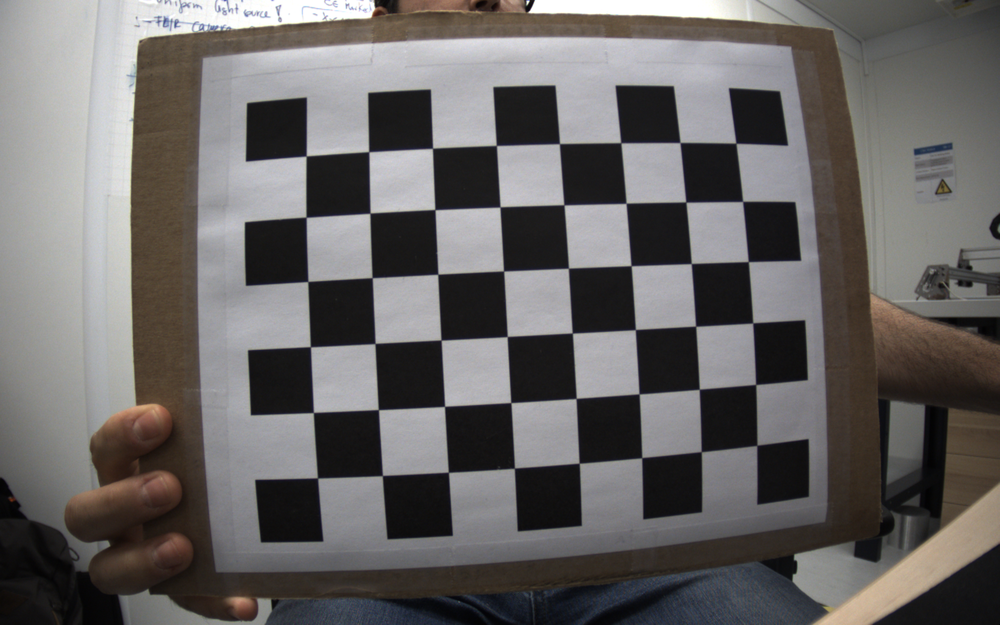
#> input picture camera_calibration/raspicam/imgs/chessboard/1.png, 1000 x 625 px, shrunk from 1920 x 1200 before the run; its folder holds only this picture in this run
$ python camera_calibration.py
#> lines starting #> are read from the running program, lines starting #| are printed output that depends on the picture
# Calibrates camera according to image series in folder (see images var)

import numpy as np
import cv2
import glob
import yaml

# square size in mm
square_size = 25
# chessboard size -- N.B. outside corners!
chess_rows = 6
chess_columns = 8
# termination criteria
criteria = (cv2.TERM_CRITERIA_EPS +
            cv2.TERM_CRITERIA_MAX_ITER, square_size, 0.001)

# prepare object points, like (0,0,0), (1,0,0), (2,0,0) ....,(6,5,0)
objp = np.zeros((chess_rows*chess_columns, 3), np.float32)
objp[:, :2] = np.mgrid[0:chess_columns, 0:chess_rows].T.reshape(-1, 2)
print("Object points prepared")
# Arrays to store object points and image points from all the images.
objpoints = []  # 3d point in real world space
imgpoints = []  # 2d points in image plane.
images = glob.glob('*.png')
print(str(len(images)) + " images found")

for i in range(len(images)):
    print(images[i])

for fname in images:
    img = cv2.imread(fname)
#> img is the input picture: shape (625, 1000, 3); mean B, G, R 100.7, 101.6, 104.5
    cv2.imshow('img', img)
    gray = cv2.cvtColor(img, cv2.COLOR_BGR2GRAY)
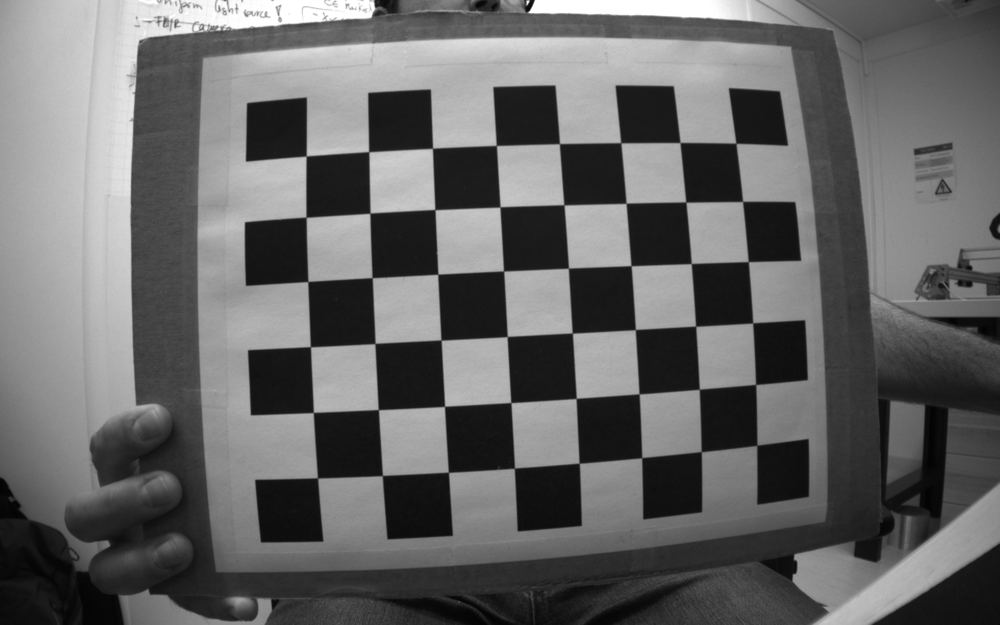
#> gray: shape (625, 1000); min 2, max 255, mean 102.4
    # Find the chess board corners
    ret, corners = cv2.findChessboardCorners(
    gray, (chess_columns, chess_rows), None)
#> ret = True; corners = 48 rows, first 8: [306.2, 156], [368.7, 151.6], [432.4, 148.3], [496.4, 145.5], [559.5, 143.6], [620.8, 142.7], [680, 142.5], [736, 143.3]
    # If found, add object points, image points (after refining them)
    if ret == True:
        objpoints.append(objp)
        corners2 = cv2.cornerSubPix(
            gray, corners, (11, 11), (-1, -1), criteria)
#> corners2 = 48 rows, first 8: [306.2, 156], [368.8, 151.7], [432.5, 148.3], [496.3, 145.4], [559.4, 143.6], [620.8, 142.7], [680, 142.5], [735.9, 143.2]
        imgpoints.append(corners)
        # Draw and display the corners
        img = cv2.drawChessboardCorners(
            img, (chess_columns, chess_rows), corners, ret)
        cv2.drawChessboardCorners(
            img, (chess_columns, chess_rows), corners2, ret)
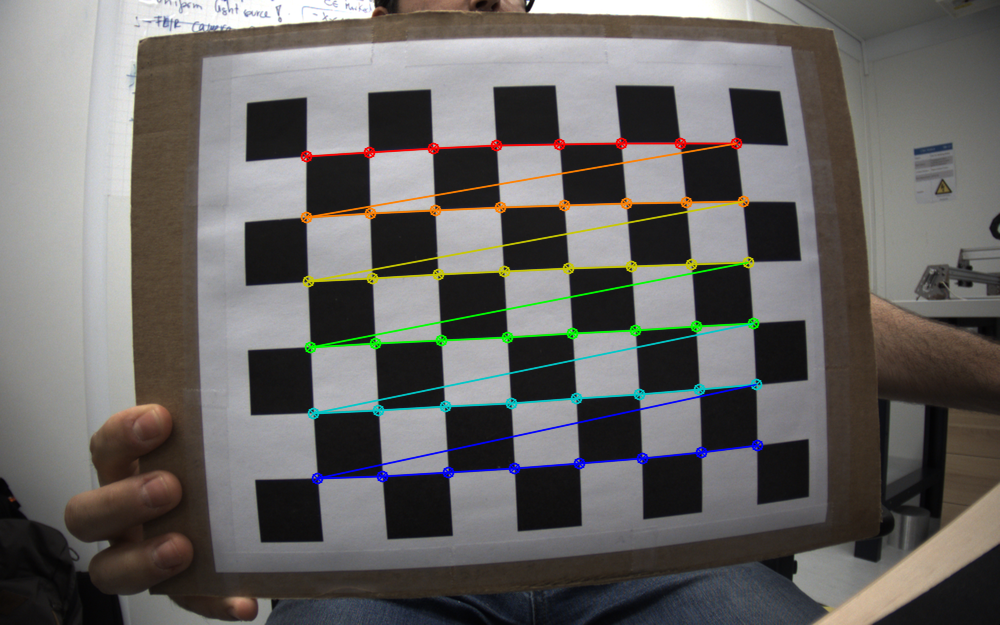
#> img: shape (625, 1000, 3); mean B, G, R 100.4, 102.4, 104.8
        cv2.imshow('img', img)
        cv2.imwrite('processed_' + fname, img)
        print("Image " + fname + " is being processed")
ret, mtx, dist, rvecs, tvecs = cv2.calibrateCamera(
    objpoints, imgpoints, gray.shape[::-1], None, None)
#> ret = 0.287; mtx = [[466.5, 0, 462.9], [0, 453.3, 201.2], [0, 0, 1]]; dist = [[-0.102, -0.0331, 0.0333, 0.0067, -0.000649]]; rvecs = ([-0.0324, -0.0388, -0.0466],); tvecs = ([-2.47, -0.769, 7.13],)

# It's very important to transform the matrix to list.
data = {'camera_matrix': np.asarray(
    mtx).tolist(), 'dist_coeff': np.asarray(dist).tolist()}
#> data = {'camera_matrix': [[466.5, 0, 462.9], [0, 453.3, 201.2], [0, 0, 1]], 'dist_coeff': [[-0.102, -0.0331, 0.0333, 0.0067, -0.000649]]}

with open("calibration.yaml", "w") as f:
    yaml.dump(data, f)

$ run again, on camera_calibration/raspicam/imgs/chessboard/4.png
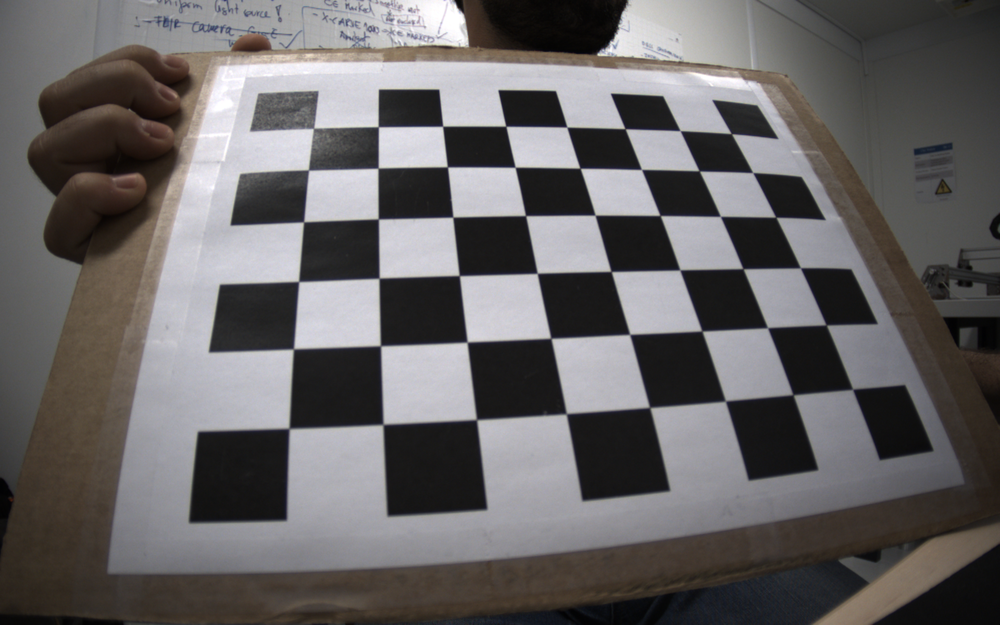
#> input picture camera_calibration/raspicam/imgs/chessboard/4.png, 1000 x 625 px, shrunk from 1920 x 1200 before the run
#> img is the input picture: shape (625, 1000, 3); mean B, G, R 99.9, 99.4, 102.3
#> `ret, corners = cv2.findChessboardCorners( gray, (chess_columns, chess_..`: ret = True; corners = 48 rows, first 8: [333, 132], [378.3, 126.7], [442.6, 126.3], [505.8, 126.3], [566.9, 127], [625, 128.6], [680.1, 130.6], [731.4, 133.7]
#> corners2 = 48 rows, first 8: [333, 132], [378.3, 126.7], [442.6, 126.3], [505.8, 126.2], [566.8, 127.1], [625.1, 128.7], [680.1, 130.7], [731.3, 133.7]
#> `cv2.drawChessboardCorners( img, (chess_columns, chess_rows), corners2,..`:
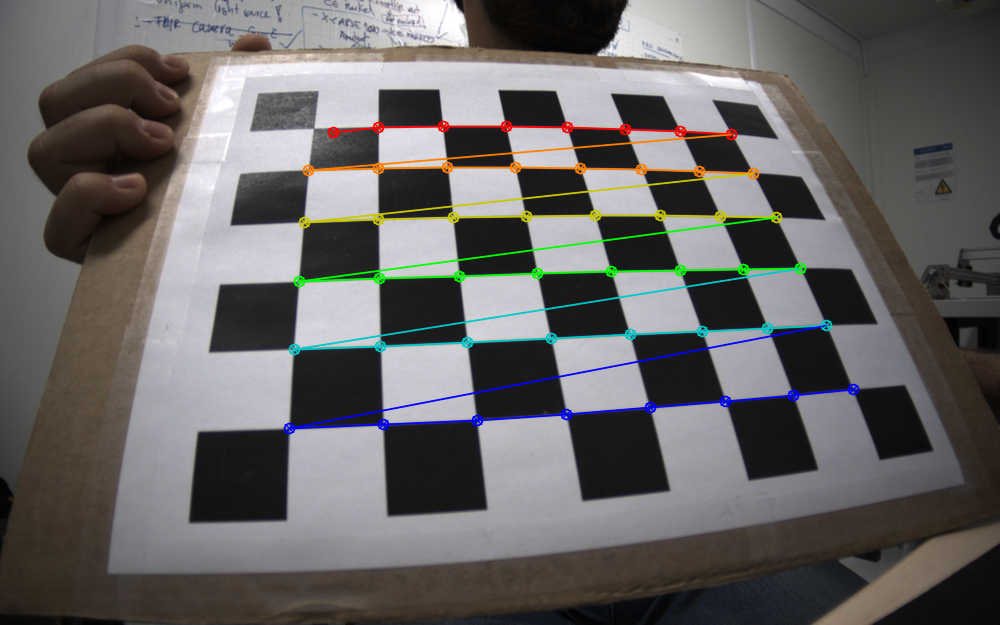
#> img: shape (625, 1000, 3); mean B, G, R 99.4, 100.1, 102.1
#> `ret, mtx, dist, rvecs, tvecs = cv2.calibrateCamera( objpoints, imgpoin..`: ret = 1.9; mtx = [[681.9, 0, 564.7], [0, 739.6, 346.7], [0, 0, 1]]; dist = [[-0.905, 6.68, -0.00692, -0.00308, -19.42]]; rvecs = ([-0.655, -0.223, -0.126],); tvecs = ([-3.82, -3.11, 9.67],)
#> data = {'camera_matrix': [[681.9, 0, 564.7], [0, 739.6, 346.7], [0, 0, 1]], 'dist_coeff': [[-0.905, 6.68, -0.00692, -0.00308, -19.42]]}

$ run again, on camera_calibration/raspicam/imgs/chessboard/5.png
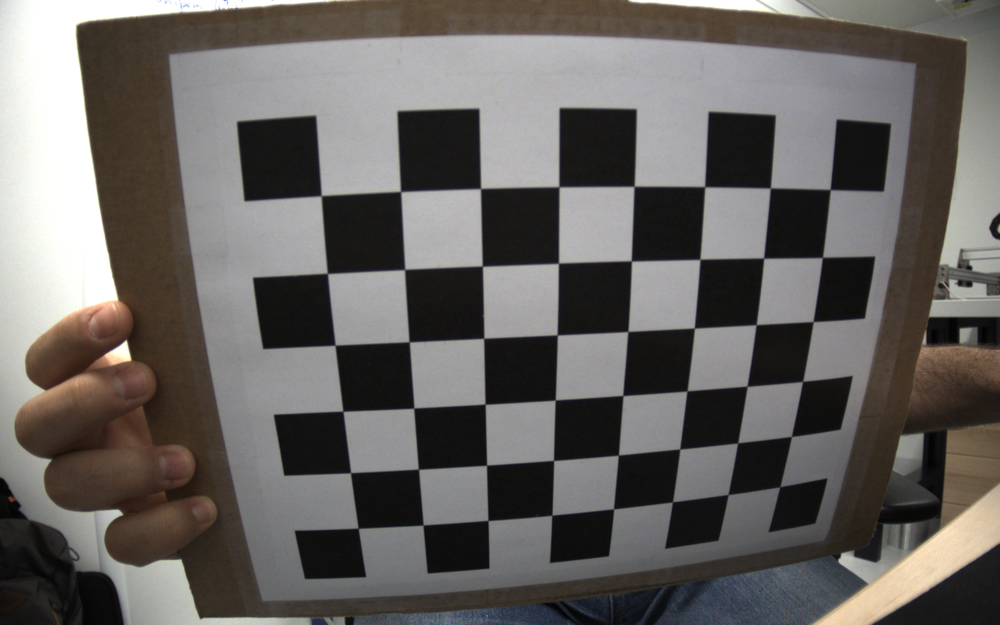
#> input picture camera_calibration/raspicam/imgs/chessboard/5.png, 1000 x 625 px, shrunk from 1920 x 1200 before the run
#> img is the input picture: shape (625, 1000, 3); mean B, G, R 97.1, 99.9, 103.4
#> `gray = cv2.cvtColor(img, cv2.COLOR_BGR2GRAY)`:
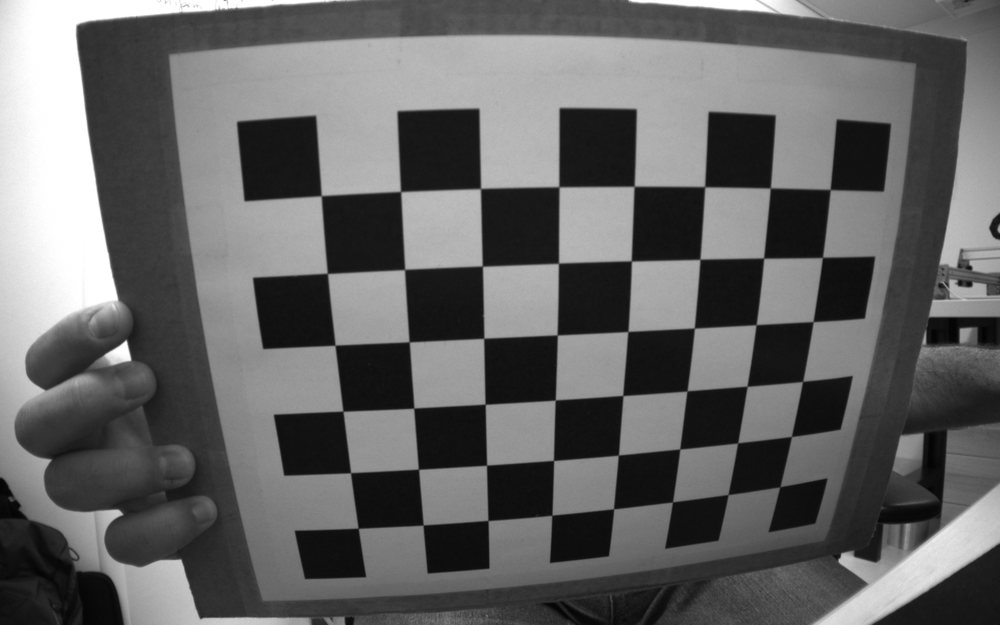
#> gray: shape (625, 1000); min 3, max 255, mean 100.6
#> `ret, corners = cv2.findChessboardCorners( gray, (chess_columns, chess_..`: ret = True; corners = 48 rows, first 8: [321.2, 195.7], [400.6, 191.5], [480.5, 188.5], [558.9, 186.7], [634.2, 186.4], [704.7, 186.6], [770.4, 188], [830.4, 189.5]
#> corners2 = 48 rows, first 8: [321.2, 195.7], [400.6, 191.5], [480.5, 188.5], [558.9, 186.8], [634.1, 186.3], [704.7, 186.7], [770.3, 188], [830.2, 189.5]
#> `cv2.drawChessboardCorners( img, (chess_columns, chess_rows), corners2,..`:
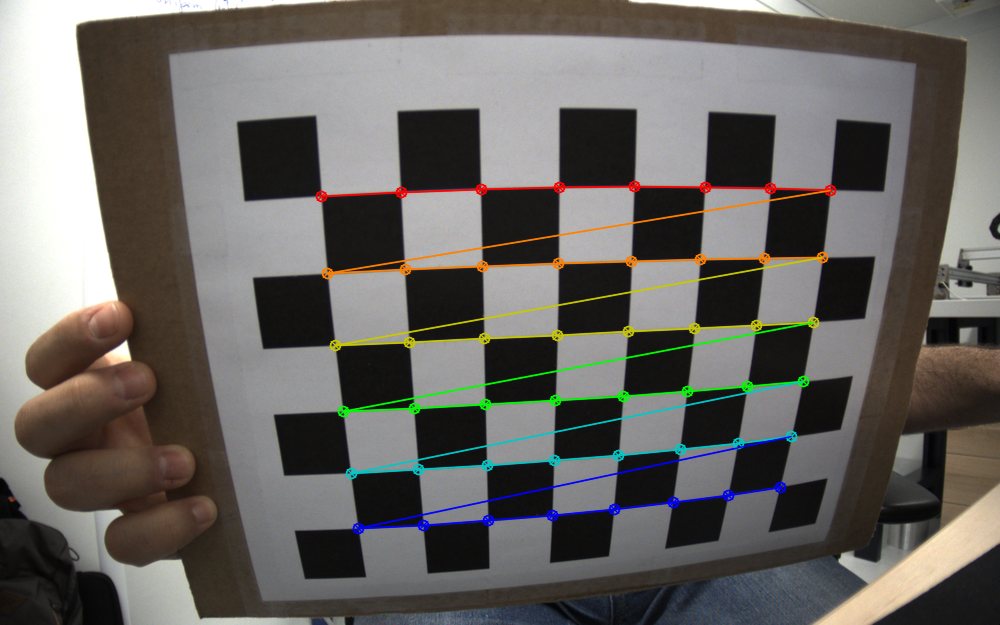
#> img: shape (625, 1000, 3); mean B, G, R 97, 101, 104
#> `ret, mtx, dist, rvecs, tvecs = cv2.calibrateCamera( objpoints, imgpoin..`: ret = 0.489; mtx = [[452.9, 0, 455.6], [0, 426.3, 373.9], [0, 0, 1]]; dist = [[-0.114, -0.021, -0.0117, 0.0118, 0.0234]]; rvecs = ([0.248, -0.0801, -0.0473],); tvecs = ([-1.69, -2.33, 5.45],)
#> data = {'camera_matrix': [[452.9, 0, 455.6], [0, 426.3, 373.9], [0, 0, 1]], 'dist_coeff': [[-0.114, -0.021, -0.0117, 0.0118, 0.0234]]}

$ run again, on camera_calibration/raspicam/imgs/chessboard/6.png
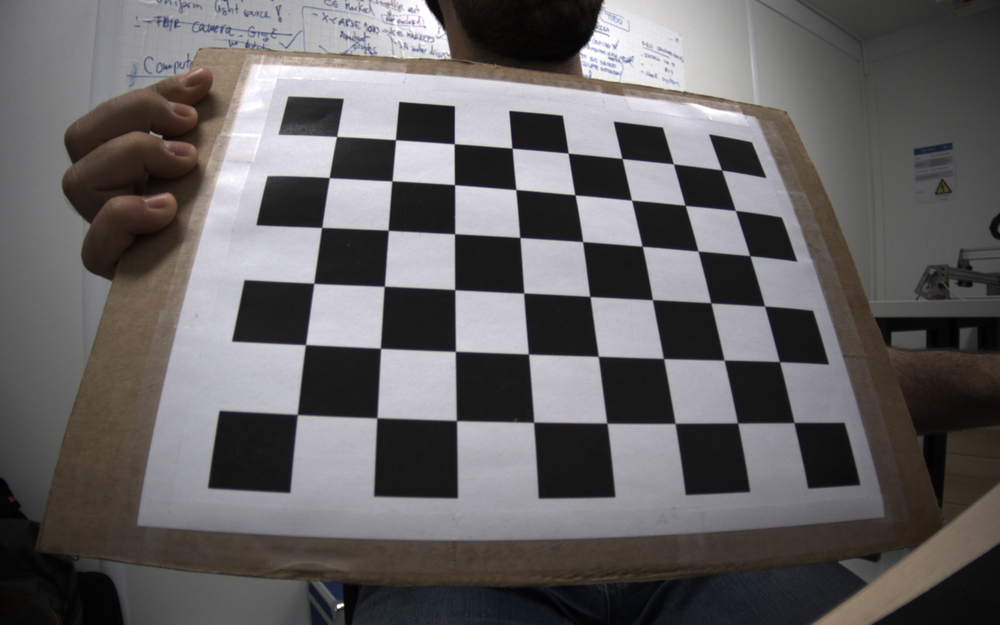
#> input picture camera_calibration/raspicam/imgs/chessboard/6.png, 1000 x 625 px, shrunk from 1920 x 1200 before the run
#> img is the input picture: shape (625, 1000, 3); mean B, G, R 98.9, 97.8, 100.6
#> `ret, corners = cv2.findChessboardCorners( gray, (chess_columns, chess_..`: ret = True; corners = 48 rows, first 8: [336.6, 136.5], [395.5, 139.7], [454.3, 143.7], [512, 148.2], [568.2, 153.1], [622, 158.5], [673.4, 164], [721.5, 170]
#> corners2 = 48 rows, first 8: [336.5, 136.4], [395.5, 139.7], [454.3, 143.7], [512, 148.1], [568.1, 153.1], [622, 158.5], [673.4, 163.9], [721.6, 170]
#> `cv2.drawChessboardCorners( img, (chess_columns, chess_rows), corners2,..`:
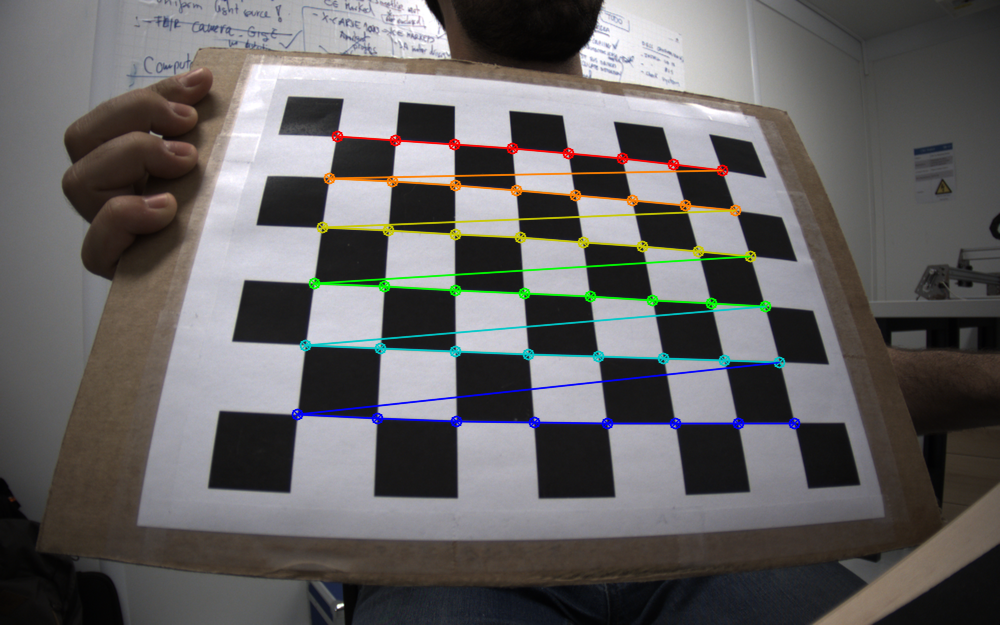
#> img: shape (625, 1000, 3); mean B, G, R 98.4, 98.4, 100.5
#> `ret, mtx, dist, rvecs, tvecs = cv2.calibrateCamera( objpoints, imgpoin..`: ret = 0.525; mtx = [[519.7, 0, 443.2], [0, 492.5, 325.5], [0, 0, 1]]; dist = [[-0.201, 0.138, -0.00146, 0.00475, -0.114]]; rvecs = ([-0.429, -0.0973, 0.0256],); tvecs = ([-1.81, -3.36, 8.43],)
#> data = {'camera_matrix': [[519.7, 0, 443.2], [0, 492.5, 325.5], [0, 0, 1]], 'dist_coeff': [[-0.201, 0.138, -0.00146, 0.00475, -0.114]]}
